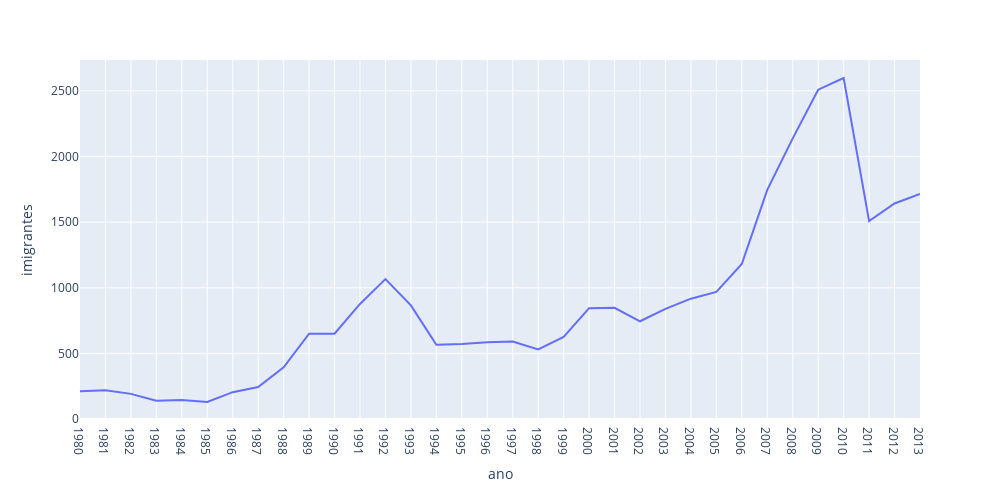

Notebook code cell kept with this figure:
### Code cell
fig = px.line(dados_brasil, x='ano', y='imigrantes')
fig.update_layout(width=1000, height=500)
fig.show()

### Figure 1 — Plotly figure (JSON) as saved in the notebook; plotly's stock layout.template omitted (floating-point values rounded to 4 significant figures)
{"data": [{"hovertemplate": "ano=%{x}<br>imigrantes=%{y}<extra></extra>", "legendgroup": "", "line": {"color": "#636efa", "dash": "solid"}, "marker": {"symbol": "circle"}, "mode": "lines", "name": "", "orientation": "v", "showlegend": false, "type": "scatter", "x": ["1980", "1981", "1982", "1983", "1984", "1985", "1986", "1987", "1988", "1989", "1990", "1991", "1992", "1993", "1994", "1995", "1996", "1997", "1998", "1999", "2000", "2001", "2002", "2003", "2004", "2005", "2006", "2007", "2008", "2009", "2010", "2011", "2012", "2013"], "xaxis": "x", "y": [211, 220, 192, 139, 145, 130, 205, 244, 394, 650, 650, 877, 1066, 866, 566, 572, 586, 591, 531, 626, 845, 847, 745, 839, 917, 969, 1181, 1746, 2138, 2509, 2598, 1508, 1642, 1714], "yaxis": "y"}], "layout": {"height": 500, "legend": {"tracegroupgap": 0}, "margin": {"t": 60}, "width": 1000, "xaxis": {"anchor": "y", "domain": [0, 1], "title": {"text": "ano"}}, "yaxis": {"anchor": "x", "domain": [0, 1], "title": {"text": "imigrantes"}}}}
